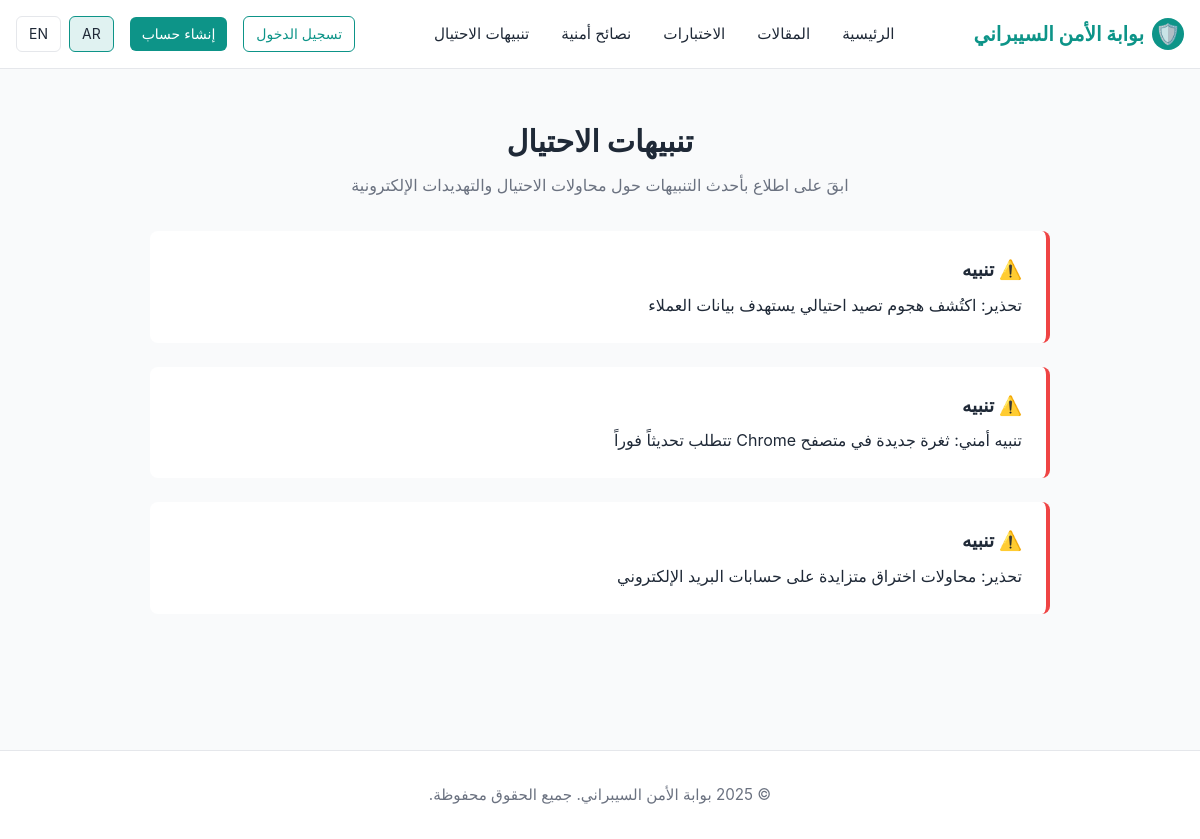
Screenshot of /alerts with the database file from the repository.
### tables this page shows
CREATE TABLE tips_alerts (
            id INTEGER PRIMARY KEY AUTOINCREMENT,
            type TEXT NOT NULL, -- 'tip' or 'alert'
            content_ar TEXT NOT NULL,
            content_en TEXT NOT NULL,
            publish_date TIMESTAMP NOT NULL DEFAULT CURRENT_TIMESTAMP
        );

### app.py (the view)
@app.route('/alerts')
def alerts():
    conn = get_db_connection()
    lang = get_current_language()
    alerts_list = conn.execute("SELECT * FROM tips_alerts WHERE type = 'alert' ORDER BY publish_date DESC").fetchall()
    conn.close()
    return render_template('alerts.html', alerts=alerts_list, lang=lang)

### app.py (called while the page is built)
@app.before_request
def set_language_on_first_visit():
    if 'language' not in session:
        session['language'] = app.config['DEFAULT_LANGUAGE']

def get_current_language():
    return session.get('language')

### models.py (called while the page is built)
def get_db_connection():
    conn = sqlite3.connect(DATABASE)
    conn.row_factory = sqlite3.Row
    return conn

### templates/alerts.html (shortened to what this page needs)
{% extends "base.html" %}
{% block content %}
<section class="section container">
    <h2>{% if lang == 'en' %}Fraud Alerts{% else %}تنبيهات الاحتيال{% endif %}</h2>
    <p class="section-subtitle">{% if lang == 'en' %}Stay informed about the latest alerts regarding fraud attempts and electronic threats{% else %}ابقَ على اطلاع بأحدث التنبيهات حول محاولات الاحتيال والتهديدات الإلكترونية{% endif %}</p>
    <div style="max-width: 900px; margin: 0 auto;">
        {% for alert in alerts %}
        <div style="background-color: white; padding: 1.5rem; margin-bottom: 1.5rem; border-radius: 0.5rem; border-right: 4px solid var(--danger-color);">
            <h3 style="margin-bottom: 0.5rem;">⚠️ {% if lang == 'en' %}Alert{% else %}تنبيه{% endif %}</h3>
            <p>
                {% if lang == 'en' %}
                    {{ alert['content_en'] }}
                {% else %}
                    {{ alert['content_ar'] }}
                {% endif %}
            </p>
        </div>
        {% endfor %}
    </div>
</section>
{% endblock %}

### static/css/style.css (style rules this page uses)
:root { --primary-color: #0d9488; --primary-light: #e0f2f1; --secondary-color: #1f2937; --text-dark: #1f2937; --text-light: #6b7280; --border-color: #e5e7eb; --success-color: #10b981; --danger-color: #ef4444; --warning-color: #f59e0b; }
* { margin: 0; padding: 0; box-sizing: border-box; }
html, body { font-family: -apple-system, BlinkMacSystemFont, 'Segoe UI', Roboto, 'Helvetica Neue', Arial, sans-serif; direction: rtl; text-align: right; }
body { background-color: #f9fafb; color: var(--text-dark); line-height: 1.6; }
.container { max-width: 1200px; margin: 0 auto; padding: 0 1rem; }
.section { padding: 3rem 0; }
.section h2 { font-size: 1.875rem; margin-bottom: 0.5rem; text-align: center; }
.section-subtitle { text-align: center; color: var(--text-light); margin-bottom: 2rem; }

### rows the page displays
tips_alerts: content_ar "تحذير: اكتُشف هجوم تصيد احتيالي يستهدف بيانات العملاء"
tips_alerts: content_ar "تنبيه أمني: ثغرة جديدة في متصفح Chrome تتطلب تحديثاً فوراً"
tips_alerts: content_ar "تحذير: محاولات اختراق متزايدة على حسابات البريد الإلكتروني"
